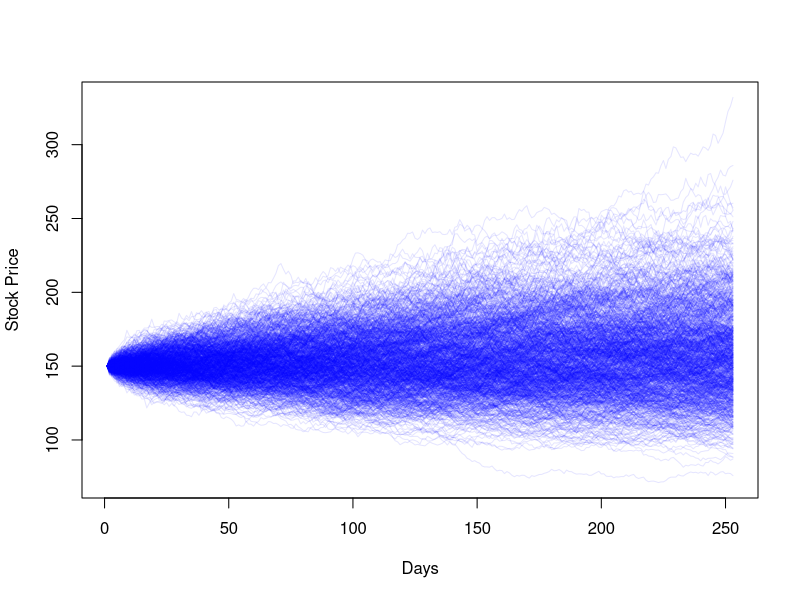

The R script that drew this image:
library(ggplot2)

# Parameters
S0 <- 150       
mu <- 0.05      
sigma <- 0.2    
days <- 252     
n_sim <- 1000   

# Conversions
mu_daily <- mu / days
sigma_daily <- sigma / sqrt(days)

# Path Simulation
set.seed(50)
S <- matrix(NA, nrow=days+1, ncol=n_sim)
S[1,] <- S0

for (i in 2:(days+1)) {
  Z <- rnorm(n_sim)
  S[i,] <- S[i-1,] * exp((mu_daily - 0.5*sigma_daily^2) + sigma_daily*Z)
}

# Expected price and probability
expected_price <- mean(S[days+1,])
prob_above_120 <- mean(S[days+1,] > 120) * 100

# Print results
cat("Expected stock price after", days, "days:", round(expected_price,2), "\n")
cat("Probability of stock ending above $120:", round(prob_above_120,2), "%\n")

# Plot
matplot(S, type="l", lty=1, col=rgb(0,0,1,0.1), xlab="Days", ylab="Stock Price")